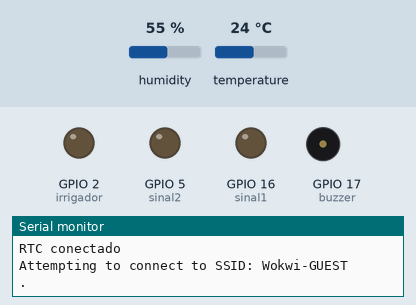
The sketch below on a simulated ESP32. On the bench: output pins drawn as LEDs (lit = HIGH), buzzer (waves = sounding), the last lines printed to the serial monitor. The test bench sets the inputs (shaded band); at power-on: humidity 55 %, temperature 24 °C. WiFi joins after 1.5 s; servers stay silent unless stated; the local clock reads 2024-03-15 10:24:30 at power-on unless the sketch sets it.

Above: at 0.1 s.
At 5.1 s:
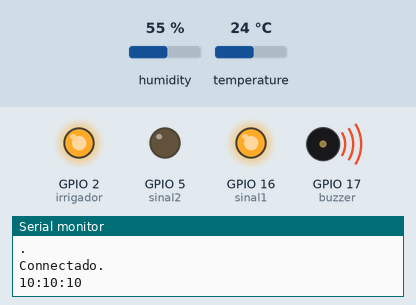
Timing chart, 0 to 45.0 s (numbered marks = the images above):
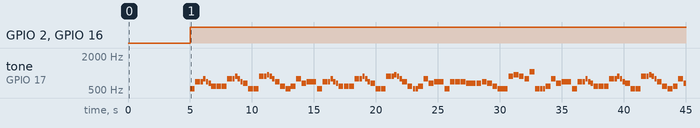

Measured:
- by itself, GPIO 2 (irrigador), GPIO 16 (sinal1): LOW → HIGH at 5.0 s
- by itself, tone on GPIO 17 (buzzer): plays 523 Hz for 0.39 s, 698 Hz for 0.39 s, 698 Hz for 0.19 s, 784 Hz for 0.19 s, 698 Hz for 0.19 s, 659 Hz for 0.19 s … (111 notes in this stretch)

The sketch:

irrigador__ThingSpeak_.ino
```cpp
#include <WiFi.h>
#include <DHT.h>
#include <ThingSpeak.h>
#include <RTClib.h>

//Código de configuração do piezo, vá até a linha 190 para o código principaç
#define NOTE_B0  31
#define NOTE_C1  33
#define NOTE_CS1 35
#define NOTE_D1  37
#define NOTE_DS1 39
#define NOTE_E1  41
#define NOTE_F1  44
#define NOTE_FS1 46
#define NOTE_G1  49
#define NOTE_GS1 52
#define NOTE_A1  55
#define NOTE_AS1 58
#define NOTE_B1  62
#define NOTE_C2  65
#define NOTE_CS2 69
#define NOTE_D2  73
#define NOTE_DS2 78
#define NOTE_E2  82
#define NOTE_F2  87
#define NOTE_FS2 93
#define NOTE_G2  98
#define NOTE_GS2 104
#define NOTE_A2  110
#define NOTE_AS2 117
#define NOTE_B2  123
#define NOTE_C3  131
#define NOTE_CS3 139
#define NOTE_D3  147
#define NOTE_DS3 156
#define NOTE_E3  165
#define NOTE_F3  175
#define NOTE_FS3 185
#define NOTE_G3  196
#define NOTE_GS3 208
#define NOTE_A3  220
#define NOTE_AS3 233
#define NOTE_B3  247
#define NOTE_C4  262
#define NOTE_CS4 277
#define NOTE_D4  294
#define NOTE_DS4 311
#define NOTE_E4  330
#define NOTE_F4  349
#define NOTE_FS4 370
#define NOTE_G4  392
#define NOTE_GS4 415
#define NOTE_A4  440
#define NOTE_AS4 466
#define NOTE_B4  494
#define NOTE_C5  523
#define NOTE_CS5 554
#define NOTE_D5  587
#define NOTE_DS5 622
#define NOTE_E5  659
#define NOTE_F5  698
#define NOTE_FS5 740
#define NOTE_G5  784
#define NOTE_GS5 831
#define NOTE_A5  880
#define NOTE_AS5 932
#define NOTE_B5  988
#define NOTE_C6  1047
#define NOTE_CS6 1109
#define NOTE_D6  1175
#define NOTE_DS6 1245
#define NOTE_E6  1319
#define NOTE_F6  1397
#define NOTE_FS6 1480
#define NOTE_G6  1568
#define NOTE_GS6 1661
#define NOTE_A6  1760
#define NOTE_AS6 1865
#define NOTE_B6  1976
#define NOTE_C7  2093
#define NOTE_CS7 2217
#define NOTE_D7  2349
#define NOTE_DS7 2489
#define NOTE_E7  2637
#define NOTE_F7  2794
#define NOTE_FS7 2960
#define NOTE_G7  3136
#define NOTE_GS7 3322
#define NOTE_A7  3520
#define NOTE_AS7 3729
#define NOTE_B7  3951
#define NOTE_C8  4186
#define NOTE_CS8 4435
#define NOTE_D8  4699
#define NOTE_DS8 4978
#define REST      0


// change this to make the song slower or faster
int tempo = 140;

// change this to whichever pin you want to use
int buzzer = 17;

// notes of the moledy followed by the duration.
// a 4 means a quarter note, 8 an eighteenth , 16 sixteenth, so on
// !!negative numbers are used to represent dotted notes,
// so -4 means a dotted quarter note, that is, a quarter plus an eighteenth!!
int melody[] = {

  // We Wish You a Merry Christmas
  // Score available at https://musescore.com/user/6208766/scores/1497501

  NOTE_C5,4, //1
  NOTE_F5,4, NOTE_F5,8, NOTE_G5,8, NOTE_F5,8, NOTE_E5,8,
  NOTE_D5,4, NOTE_D5,4, NOTE_D5,4,
  NOTE_G5,4, NOTE_G5,8, NOTE_A5,8, NOTE_G5,8, NOTE_F5,8,
  NOTE_E5,4, NOTE_C5,4, NOTE_C5,4,
  NOTE_A5,4, NOTE_A5,8, NOTE_AS5,8, NOTE_A5,8, NOTE_G5,8,
  NOTE_F5,4, NOTE_D5,4, NOTE_C5,8, NOTE_C5,8,
  NOTE_D5,4, NOTE_G5,4, NOTE_E5,4,

  NOTE_F5,2, NOTE_C5,4, //8
  NOTE_F5,4, NOTE_F5,8, NOTE_G5,8, NOTE_F5,8, NOTE_E5,8,
  NOTE_D5,4, NOTE_D5,4, NOTE_D5,4,
  NOTE_G5,4, NOTE_G5,8, NOTE_A5,8, NOTE_G5,8, NOTE_F5,8,
  NOTE_E5,4, NOTE_C5,4, NOTE_C5,4,
  NOTE_A5,4, NOTE_A5,8, NOTE_AS5,8, NOTE_A5,8, NOTE_G5,8,
  NOTE_F5,4, NOTE_D5,4, NOTE_C5,8, NOTE_C5,8,
  NOTE_D5,4, NOTE_G5,4, NOTE_E5,4,
  NOTE_F5,2, NOTE_C5,4,

  NOTE_F5,4, NOTE_F5,4, NOTE_F5,4,//17
  NOTE_E5,2, NOTE_E5,4,
  NOTE_F5,4, NOTE_E5,4, NOTE_D5,4,
  NOTE_C5,2, NOTE_A5,4,
  NOTE_AS5,4, NOTE_A5,4, NOTE_G5,4,
  NOTE_C6,4, NOTE_C5,4, NOTE_C5,8, NOTE_C5,8,
  NOTE_D5,4, NOTE_G5,4, NOTE_E5,4,
  NOTE_F5,2, NOTE_C5,4,
  NOTE_F5,4, NOTE_F5,8, NOTE_G5,8, NOTE_F5,8, NOTE_E5,8,
  NOTE_D5,4, NOTE_D5,4, NOTE_D5,4,

  NOTE_G5,4, NOTE_G5,8, NOTE_A5,8, NOTE_G5,8, NOTE_F5,8, //27
  NOTE_E5,4, NOTE_C5,4, NOTE_C5,4,
  NOTE_A5,4, NOTE_A5,8, NOTE_AS5,8, NOTE_A5,8, NOTE_G5,8,
  NOTE_F5,4, NOTE_D5,4, NOTE_C5,8, NOTE_C5,8,
  NOTE_D5,4, NOTE_G5,4, NOTE_E5,4,
  NOTE_F5,2, NOTE_C5,4,
  NOTE_F5,4, NOTE_F5,4, NOTE_F5,4,
  NOTE_E5,2, NOTE_E5,4,
  NOTE_F5,4, NOTE_E5,4, NOTE_D5,4,

  NOTE_C5,2, NOTE_A5,4,//36
  NOTE_AS5,4, NOTE_A5,4, NOTE_G5,4,
  NOTE_C6,4, NOTE_C5,4, NOTE_C5,8, NOTE_C5,8,
  NOTE_D5,4, NOTE_G5,4, NOTE_E5,4,
  NOTE_F5,2, NOTE_C5,4,
  NOTE_F5,4, NOTE_F5,8, NOTE_G5,8, NOTE_F5,8, NOTE_E5,8,
  NOTE_D5,4, NOTE_D5,4, NOTE_D5,4,
  NOTE_G5,4, NOTE_G5,8, NOTE_A5,8, NOTE_G5,8, NOTE_F5,8,
  NOTE_E5,4, NOTE_C5,4, NOTE_C5,4,

  NOTE_A5,4, NOTE_A5,8, NOTE_AS5,8, NOTE_A5,8, NOTE_G5,8,//45
  NOTE_F5,4, NOTE_D5,4, NOTE_C5,8, NOTE_C5,8,
  NOTE_D5,4, NOTE_G5,4, NOTE_E5,4,
  NOTE_F5,2, NOTE_C5,4,
  NOTE_F5,4, NOTE_F5,8, NOTE_G5,8, NOTE_F5,8, NOTE_E5,8,
  NOTE_D5,4, NOTE_D5,4, NOTE_D5,4,
  NOTE_G5,4, NOTE_G5,8, NOTE_A5,8, NOTE_G5,8, NOTE_F5,8,
  NOTE_E5,4, NOTE_C5,4, NOTE_C5,4,

  NOTE_A5,4, NOTE_A5,8, NOTE_AS5,8, NOTE_A5,8, NOTE_G5,8, //53
  NOTE_F5,4, NOTE_D5,4, NOTE_C5,8, NOTE_C5,8,
  NOTE_D5,4, NOTE_G5,4, NOTE_E5,4,
  NOTE_F5,2, REST,4
};

// sizeof gives the number of bytes, each int value is composed of two bytes (16 bits)
// there are two values per note (pitch and duration), so for each note there are four bytes
int notes = sizeof(melody) / sizeof(melody[0]) / 2;

// this calculates the duration of a whole note in ms
int wholenote = (60000 * 4) / tempo;

int divider = 0, noteDuration = 0;


//##################################################################################################################


#define DHTTYPE 22
#define DHTPIN 27
int sinal1 = 16;
int sinal2 = 5;
int irrigador = 2; //Demonstração de que um falso irrigador está ligado ao ESP32
String concec;
int horas;
int minutos;
int segundos;
RTC_DS1307 rtc;
DHT dht(DHTPIN, DHTTYPE);


// #define SSID "FIAP-IOT"//Definir a rede na faculdade
// #define PASSWORD "F!@p25.IOT" //Definir a senha na faculdade
#define SSID "Wokwi-GUEST"//Definir a rede na faculdade
#define PASSWORD "" //Definir a senha na faculdade
const int CHANNEL = 3163160;
const char* API = "RNEDKEL1B36V5EMT";

char ssid[] = SSID;   //Rede
char pass[] = PASSWORD;   //Senha


WiFiClient  client;


void setup() {
  Serial.begin(115200);  //Inicializar o serial
  dht.begin();
  pinMode(sinal1, OUTPUT);
  pinMode(sinal2, OUTPUT);
  pinMode(irrigador, OUTPUT);
  WiFi.mode(WIFI_STA);
  ThingSpeak.begin(client);  // Inicializar o ThingSpeak
  rtc.begin();
  // Connect or reconnect to WiFi
  if (! rtc.begin()) {
    Serial.println("RTC não encontrado");
    concec = "RTC desativado";
  }
  else{
    Serial.println("RTC conectado");
  }
  if(WiFi.status() != WL_CONNECTED){ //Se os status de Wifi não estiverem conectatos, tentar conecatar
    Serial.print("Attempting to connect to SSID: ");
    Serial.println(SSID);
    while(WiFi.status() != WL_CONNECTED){ //Colocar em loop até que a conecção seja feita
      WiFi.begin(ssid, pass); //Wifi beguin rede e senha
      Serial.print(".");
      delay(5000);
    }
    Serial.println("\nConnectado.");
  }
}


void loop() {


  if(WiFi.status() == WL_CONNECTED){
    float t = dht.readTemperature();
    float h = dht.readHumidity();
    if(concec == "RTC desativado"){
      digitalWrite(sinal2, 1);
      Serial.println("Relógio desligado, chame o TI, os irrigadores estarão desligados até a chamada do TI");
    }
    else{

      DateTime atual = rtc.now();
      horas = (atual.hour(), DEC);
      minutos = (atual.minute(), DEC);
      segundos = (atual.second(), DEC);
      Serial.print(horas);
      Serial.print(":");
      Serial.print(minutos);
      Serial.print(":");
      Serial.print(segundos);
      Serial.println("");
      if(horas == 10 && minutos == 10 && segundos ==10 && h<90){ //Código de demonstração do Wokwi já que o tempo do RTC deles é sempre 10:10:10
      // if(horas == 6 && minutos == 0 && segundos ==0 && h<90){
        digitalWrite(irrigador, 1);
        digitalWrite(sinal1, 1);
        piezo();
        ThingSpeak.setField(1,h);
        ThingSpeak.setField(2,t);
        int ativa = digitalRead(irrigador);
        Serial.println(ativa);
        ThingSpeak.setField(3,ativa);

        ThingSpeak.writeFields(CHANNEL, API);
        delay(10000);
        digitalWrite(irrigador, 0);
        digitalWrite(sinal1, 0);
        Serial.println("Informações enviadas!");
        delay(20000);
      }
    int ativa = digitalRead(irrigador);
    Serial.println(ativa);
    ThingSpeak.setField(1,h);
    ThingSpeak.setField(2,t);
    ThingSpeak.setField(3,ativa);
    ThingSpeak.writeFields(CHANNEL, API);
    Serial.println("Informaçõe enviadas!");
    }
    delay(20000); // Wait 20 seconds to update the channel again
  }
}


void piezo(){
  for (int thisNote = 0; thisNote < notes * 2; thisNote = thisNote + 2) {

    // calculates the duration of each note
    divider = melody[thisNote + 1];
    if (divider > 0) {
      // regular note, just proceed
      noteDuration = (wholenote) / divider;
    } else if (divider < 0) {
      // dotted notes are represented with negative durations!!
      noteDuration = (wholenote) / abs(divider);
      noteDuration *= 1.5; // increases the duration in half for dotted notes
    }

    // we only play the note for 90% of the duration, leaving 10% as a pause
    tone(buzzer, melody[thisNote], noteDuration * 0.9);

    // Wait for the specief duration before playing the next note.
    delay(noteDuration);

    // stop the waveform generation before the next note.
    noTone(buzzer);
  }
}
```
